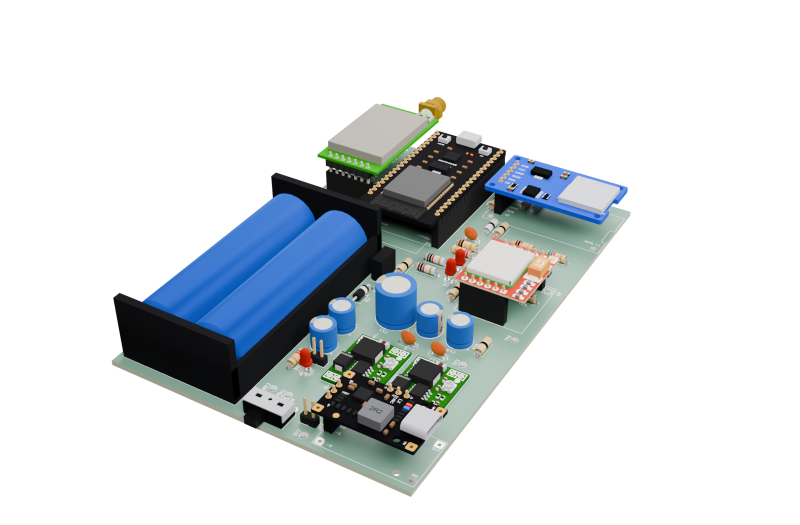
#> input picture assets/renders-v2/aurora-old-model-hero-v2.png, 1600 x 1050 px (shown at 1/2 size)
$ python web-export.py
#> lines starting #> are read from the running program, lines starting #| are printed output that depends on the picture
from PIL import Image
from pathlib import Path
p=Path(__file__).resolve().parents[2]/'renders-v2'
i=Image.open(p/'aurora-old-model-hero-v2.png').convert('RGBA')
#> i is the input picture: PIL image 1600x1050 RGBA; mean R, G, B, A 26.3, 31.1, 34.1, 67.9
print('hero alpha bounds',i.getchannel('A').getbbox())
#| hero alpha bounds (223, 193, 1262, 995)
i=i.crop((0,120,1600,1050)); i.save(p/'aurora-old-model-hero-v3.png'); i.save(p/'aurora-old-model-hero-v3.webp',quality=88,method=6)
#> after `i = i.crop((0, 120, 1600, 1050))`:
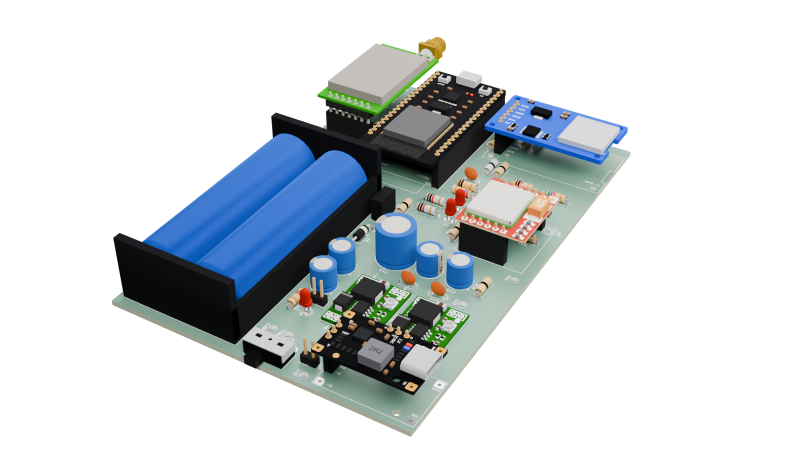
#> i: PIL image 1600x930 RGBA (shown at 1/2 size); mean R, G, B, A 29.7, 35.2, 38.5, 76.6; transparent parts drawn white
for stem in ('top','detail','back'):
 im=Image.open(p/f'aurora-old-model-{stem}-v2.png').convert('RGBA'); im.save(p/f'aurora-old-model-{stem}-v2.webp',quality=88,method=6)
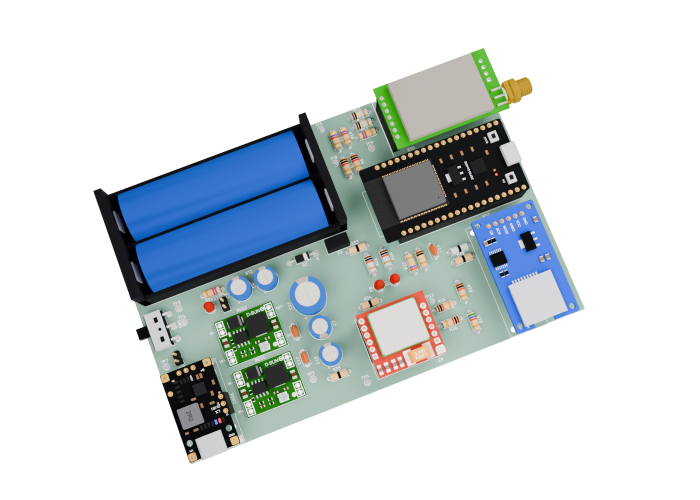
#> input picture assets/renders-v2/aurora-old-model-top-v2.png, 1400 x 1000 px (shown at 1/2 size)
#> further down, im is the input picture: PIL image 1400x1000 RGBA; mean R, G, B, A 38.4, 45.1, 48.3, 85
 print(stem,im.size,im.getchannel('A').getbbox())
#| top (1400, 1000) (186, 95, 1170, 929)
